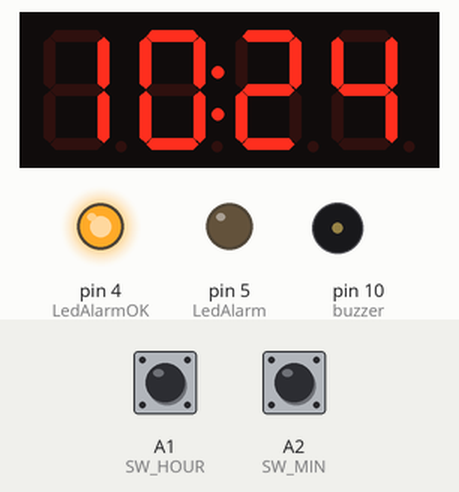
A sketch run on a simulated Arduino Uno, built with avr-gcc and run on an emulated ATmega328P. On the bench: 4-digit seven-segment display, output pins drawn as LEDs (lit = HIGH), buzzer (waves = sounding, pin HIGH). The inputs (shaded band) are chosen by the test bench; at power-on: A1 (SW_HOUR) HIGH, A2 (SW_MIN) HIGH. The local clock reads 2024-03-15 10:24:30 at power-on unless the sketch sets it; what the sketch prints to the serial monitor is not drawn.

Above: at 1.3 s.
1.4 s: A1 (SW_HOUR) pulled LOW for 3.2 s
At 5.5 s:
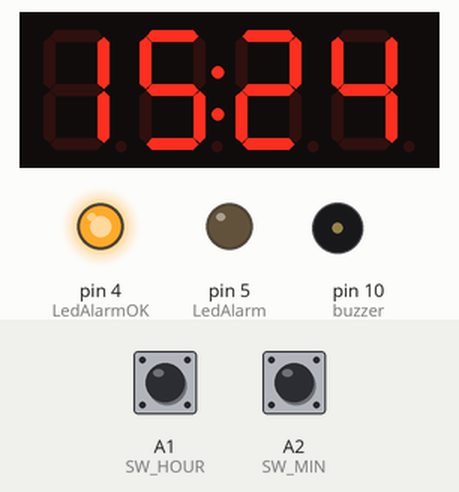
6.1 s: A2 (SW_MIN) pulled LOW for 0.35 s
At 7.2 s:
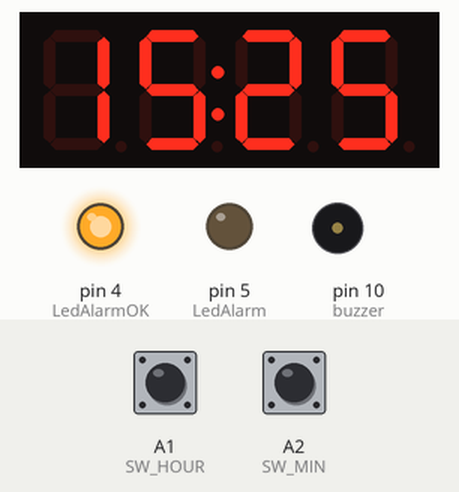
7.9 s: A1 (SW_HOUR) pulled LOW for 0.35 s
9.7 s: A2 (SW_MIN) pulled LOW for 1 s
At 11.0 s:
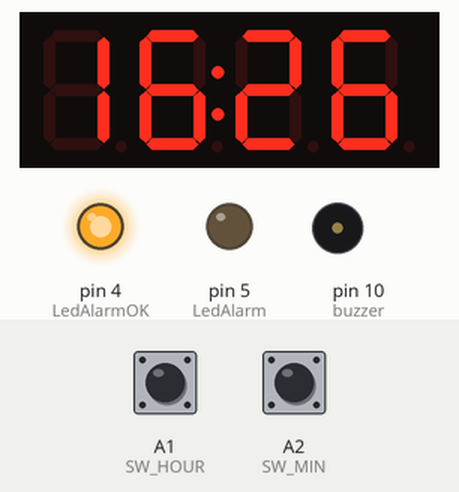
Timing chart, 0 to 12.7 s (numbered marks = the images above; inputs shaded):
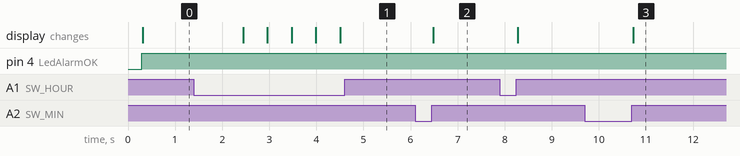

The sketch:

AIR-KO.ino
```cpp
/*
Project   :   AIR-KO
Author    :   SANCLA Sander Claassen
Site      :   https://github.com/SANCLA/AIR-KO
  ---------------------------------------------------------------------------------------------------------*/
// meh

#include <Wire.h>
#include "RTClib.h"                   // https://github.com/adafruit/RTClib
#include "TM1637.h"                   // https://github.com/avishorp/TM1637

#define ALARMH 17
#define ALARMM 00

#define CLK 2                         // TM1637 pin CLK (CLOCK DISPLAY)
#define DIO 3                         // TM1637 pin DIO (CLOCK DISPLAY)
#define buzzer 10                      // Buzzer / continuous beep
#define LedAlarm 5                    // Alarm LED (integrated in button)
#define SW_HOUR A1                     // Button to adjust time, hour++
#define SW_MIN A2                     // Button to adjust time, minute++
#define LedAlarmOK 4                   // Alarm LED (integrated in button)
int BtnAlarmOff = 6;
int BtnAlarmOffState = 0;
int AlarmAcknowledged;

//Stroom: lang = neg, kort = posm    0

TM1637 tm1637(CLK, DIO);
RTC_DS1307 RTC;                                  // RTC DS1307 use SDA(A4) and SCL(A5) pins

bool dp = true;                                  // digital points
bool rep = false;
uint8_t m;                                       // minutes
uint8_t h;                                       // hours
uint8_t tmp;
uint32_t vr = 0;                                 // time variable
//---------------------------------------------------------------------------------------------------------
void setup()
{

  Serial.begin(115200);
  Serial.println("Serial I AM OK!!!");
  pinMode(buzzer, OUTPUT);
  pinMode(LedAlarm, OUTPUT);
  pinMode(BtnAlarmOff, INPUT);
  pinMode(LedAlarmOK, OUTPUT);
  pinMode(SW_HOUR, INPUT_PULLUP);
  pinMode(SW_MIN, INPUT_PULLUP);
  digitalWrite(BtnAlarmOff, HIGH);

  Wire.begin();                                  // Initiate the Wire library and join the I2C bus

  RTC.begin();                        // Initiate the RTC library
//  RTC.adjust(DateTime(__DATE__, __TIME__));
 if(!RTC.isrunning())
 {
 RTC.adjust(DateTime(__DATE__,__TIME__));
 }

  tm1637.init();                                 // Initiate the TM1637 library
  tm1637.set(BRIGHTEST);                         // BRIGHT_TYPICAL = 2, BRIGHT_DARKEST = 0, BRIGHTEST = 7
}
//---------------------------------------------------------------------------------------------------------
void loop()
{
    show_time();
    tm1637.point(dp);

  if (read_button(SW_HOUR) > 0) {
    DateTime now = RTC.now();
    tmp = now.hour();
    if (tmp == 23)
      tmp = 0;
    else
      tmp++;
    RTC.adjust(DateTime(now.year(), now.year(), now.day(), tmp, now.minute(), now.second()));
    show_time();
    delay(10);
  }

  if (read_button(SW_MIN) > 0) {
    DateTime now = RTC.now();
    tmp = now.minute();
    if (tmp == 59)
      tmp = 0;
    else
      tmp++;
    RTC.adjust(DateTime(now.year(), now.year(), now.day(), now.hour(), tmp, 0));
    show_time();
    delay(10);
  }

  if (rep) {
    if (digitalRead(SW_HOUR) && digitalRead(SW_MIN))
      rep = false;
  }

 if(h == ALARMH && m == ALARMM)
  {
    BtnAlarmOffState = digitalRead(BtnAlarmOff);
    if ((BtnAlarmOffState == HIGH) && (AlarmAcknowledged == 0)) //ALARM
      {
        digitalWrite(buzzer,HIGH);
        digitalWrite(LedAlarmOK, LOW);
        digitalWrite(LedAlarm, HIGH);
        delay(125);
        digitalWrite(LedAlarm, LOW);
        delay(125);
      }
     else if (BtnAlarmOffState == LOW)
      {
        AlarmAcknowledged = 1;
        digitalWrite(buzzer,LOW);
        digitalWrite(LedAlarmOK, HIGH);
        delay(125);
        digitalWrite(LedAlarmOK, LOW);
        delay(125);
      }

  }else{
    digitalWrite(buzzer,LOW);
    AlarmAcknowledged = 0;
    delay(250);
  }
digitalWrite(LedAlarmOK, HIGH);
}
//---------------------------------------------------------------------------------------------------------
void show_time()                                 // Time Format -> HH : MM
{
  DateTime now = RTC.now();

  h = now.hour();
  m = now.minute();

  if (h < 10)                                    // leading zero
    tm1637.display(0x00, 0x7f);
  else
    tm1637.display(0, h / 10);
  tm1637.display(1, h % 10);
  tm1637.display(2, m / 10);
  tm1637.display(3, m % 10);
}
//---------------------------------------------------------------------------------------------------------
int read_button (uint8_t pin_wbutton) {     // push button state, return: 0(very fast), 1(fast), 2(slow)
  uint32_t vr_start = 0;
  uint32_t vr_button = 0;
  uint8_t  wposition = 0;
  uint16_t wzab;

  if (rep)
    wzab = 200;
  else
    wzab = 1000;

  vr_start = millis();
  while (digitalRead(pin_wbutton) == LOW) {
    vr_button = millis() - vr_start;
    if (vr_button > wzab) {
      rep = true;
      break;
    }
  }
  if (vr_button < 30)                       // 'nothing' for debounce
    wposition = 0;
  else if (vr_button > 100)                 // slow push button
    wposition = 2;
  else wposition = 1;                       // fast push button

  return wposition;
}
```

Measured:
- after the input at 1.4 s, the display: first changes after 1.0 s (image 1 shows a later state)
- after the input at 6.1 s, the display: changes after 0.38 s (image 2)
- after the input at 9.7 s, the display: changes after 1.0 s (image 3)
